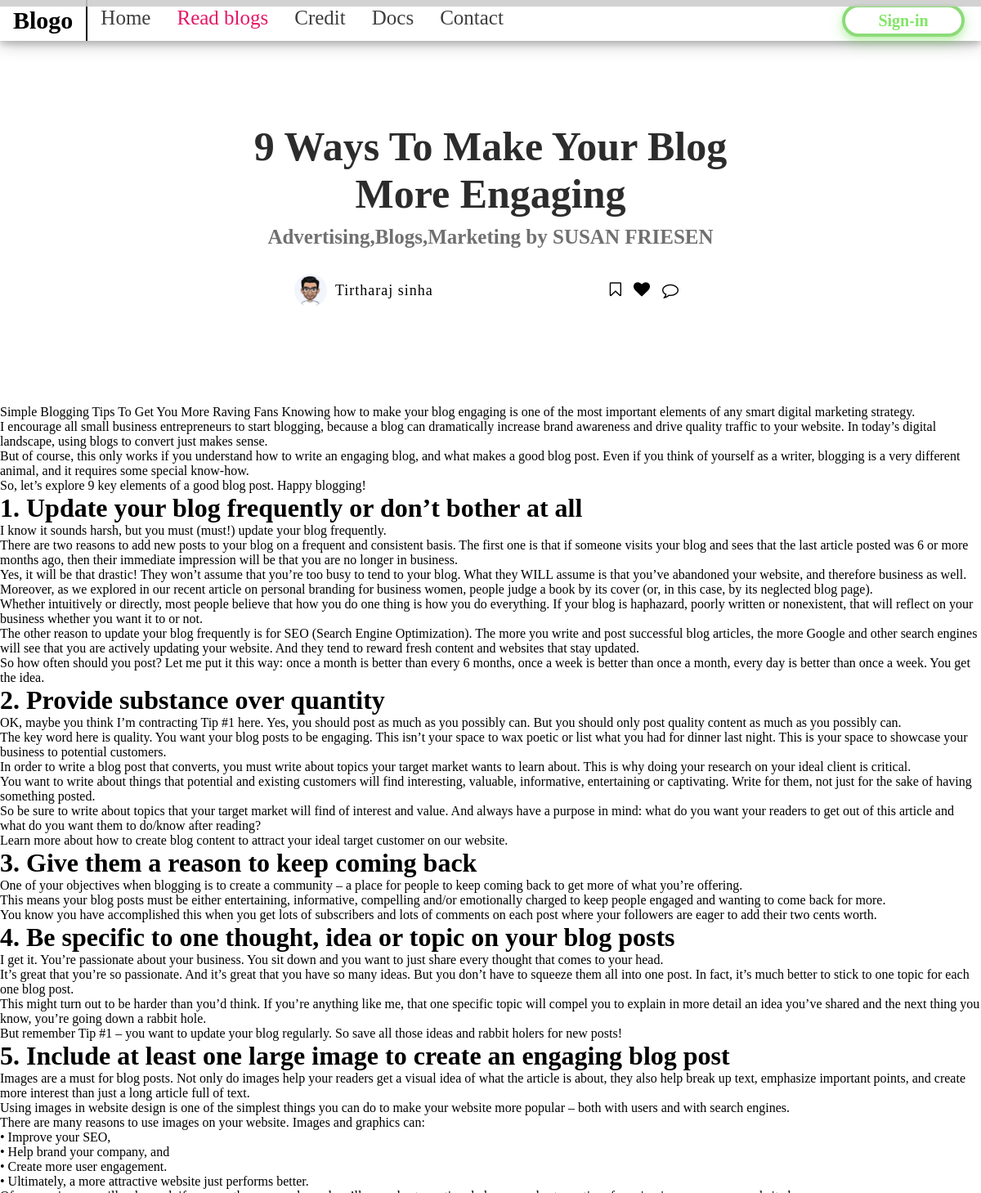
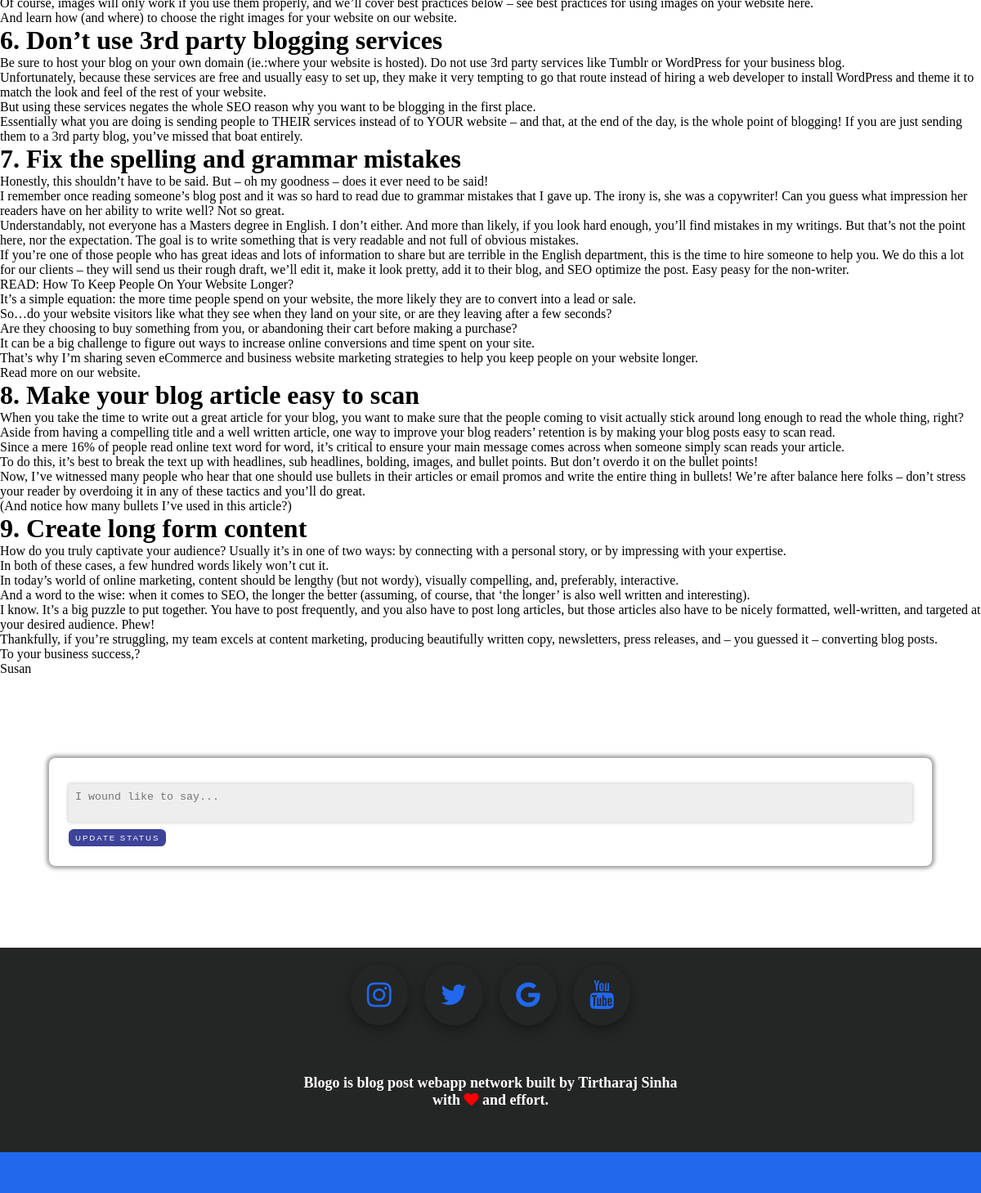
The app's page /blogs/5/ with its own data (2 pictures, top to bottom).
### home/models.py (models this page shows)
class blog(models.Model):
    username = models.CharField(max_length=112)
    title = models.CharField(max_length=112)
    des = models.TextField()
    public = models.CharField(max_length=50, default="public")
    thumb = models.ImageField(
        default="", upload_to="thumbnail")
    blog = models.TextField()
    objects = models.Manager()

class userdetail(models.Model):
    username = models.CharField(max_length=112, unique=True)
    title = models.CharField(max_length=112)
    bio = models.TextField()
    pic = models.ImageField(
        default="", upload_to="profiles")
    website = models.CharField(max_length=112, default="")
    instagram = models.CharField(
        max_length=112, default="")
    twitter = models.CharField(max_length=112, default="")
    objects = models.Manager()

### home/views.py (the view)
# urls.py: path('blogs/', views.blogs, name="blogs"),
def blogs(request, id=-1):
    print(id)
    is_user = "true"
    if request.user.is_anonymous:
        is_user = "false"
    if id == -1:
        public = blog.objects.all().filter(public="public")
        private = blog.objects.all().filter(public="private")
        allblog = blog.objects.all()
        return render(request, "blogs.html", {"is_user": is_user, "public": public, "private": private, "all": allblog})
    try:
        target = blog.objects.get(id=id)
        author_name = target.username
        author = userdetail.objects.get(username=author_name)
        if target.public == "public":
            return render(request, "blogs.html", {"blog_content": target, "author": author, "is_user": is_user})
        else:
            if request.user.is_anonymous:
                return render(request, "blogs.html", {"msg": "please Sign-in To read private", "is_user": is_user})
            else:
                return render(request, "blogs.html", {"blog_content": target,  "author": author, "is_user": is_user})
    except:
        return render(request, "blogs.html", {"msg": "404 : page not found", "is_user": is_user})

### templates/blogs.html (shortened to what this page needs)
<!DOCTYPE html>
<html lang="en">
<head>
    <link rel="stylesheet" href="/static/css/blogs.css" />
    <link rel="stylesheet" href="/static/css/comment.css">
    <link rel="stylesheet" href="/static/css/card_slider.css">
    <link rel="stylesheet" href="https://cdnjs.cloudflare.com/ajax/libs/font-awesome/4.7.0/css/font-awesome.min.css" />
</head>
<body>
    <div class="progress-container">
    </div>
    <div class="nevbar">
        <div id="mySidebar" class="sidebar">
            <h3>Blogo</h3>
            <a href="/">Home</a>
            <a href="/blogs" style="color: rgb(230, 22, 101);">Read blogs</a> {% if is_user == "true" %}<a href="/dashboard">Dashboard</a> {% endif %}
            <a href="#">Credit</a>
            <a href="#">Docs</a>
            <a href="#">Contact</a>
        </div>
         {% if is_user == "false" %}<a href="/login?next={{request.path}}" class="login">Sign-in</a> {% endif %}
    </div>
    <div class="container">
        {% if blog_content %}
        <div class="content">
            <div class="details">
                <h1>{{blog_content.title}}</h1>
                <h4>{{blog_content.des}}</h4>
                <div class="author">
                    <div class="author-details">
                        <img src="{{author.pic.url}}" alt="">
                        <p>{{author.title}}</p>
                    </div>
                    <div class="react">
                        <i class="fa fa-bookmark-o" onclick="color_change(this)"></i>
                        <i class="fa fa-heart" onclick="color_change(this)"></i>
                        <a href="#wrapper"><i class="fa fa-comment-o"></i></a>
                    </div>
                </div>
            </div>
            <div class="blogbody">
                {{ blog_content.blog|safe }}
            </div>
            <div class="comment-box">
                <section id="wrapper">
                    <aside class="card">
                    </aside>
                </section>
            </div>
        </div>
        {% endif %}
    </div>
    <div class="footer">
        <div class="social">
            <a href="#" class="fa fa-instagram"></a>
            <a href="#" class="fa fa-twitter"></a>
            <a href="#" class="fa fa-google"></a>
            <a href="#" class="fa fa-youtube"></a>
        </div>
        <h3>
            Blogo is blog post webapp network built by Tirtharaj Sinha<br /> with <i class="fa fa-heart" style="color: red"></i> and effort.
        </h3>
        <div class="foot"></div>
    </div>
</body>
</html>

### static/css/blogs.css (style rules this page uses)
* { box-sizing: border-box; padding: 0; margin: 0; }
body, html { height: 100%; }
.progress-container { width: 100%; height: 8px; background: rgba(204, 204, 204, 0.884); position: fixed; z-index: 20; margin-top: 0px; }
.nevbar { display: flex; justify-content: space-between; }
#mySidebar { height: 50px; position: fixed; z-index: 10; top: 0; left: 0; transition: 0.5s; padding-top: 10; display: flex; background-color: white; width: 100%; box-shadow: 0 4px 8px 0 rgba(0, 0, 0, 0.2), 0 6px 20px 0 rgba(0, 0, 0, 0.19); }
.sidebar a, h3 { padding: 8px 16px 8px 16px; text-decoration: none; font-size: 25px; color: #3f3e3e; display: block; transition: 0.3s; white-space: nowrap; }
.sidebar h3 { font-size: 30px; color: #000000; border-right: 2px solid black; }
.login { position: fixed; right: 20px; width: 150px; padding: 5px; height: 40px; background-color: transparent; border: 4px solid rgb(141, 219, 121); transition: all 0.4s ease; border-radius: 20px; text-align: center; text-decoration: none; font-size: 20px; font-weight: 600; color: rgb(129, 230, 103); box-shadow: 0 4px 8px 0 rgba(54, 209, 15, 0.2), 0 6px 20px 0 rgba(54, 209, 15, 0.19); margin-top: 5px; z-index: 10; }
.container { margin-top: 50px; }
.footer { width: 100%; background-color: rgb(36, 37, 37); color: white; height: 300px; margin-top: 100px; padding-top: 20px; position: relative; overflow: hidden; }
.footer .social { display: flex; justify-content: center; }
.social a { text-decoration: none; padding: 20px; font-size: 35px; font-weight: 500; display: block; border-radius: 50%; box-shadow: 0 4px 8px 0 rgba(0, 0, 0, 0.2), 0 6px 20px 0 rgba(0, 0, 0, 0.19); margin-left: 10px; margin-right: 10px; color: rgb(33, 104, 236); }
.footer h3 { margin-top: 40px; color: white; text-align: center; font-size: 18px; padding: 20px; white-space: inherit; }
.footer .foot { position: absolute; bottom: 0; width: 100%; background-color: rgb(33, 104, 236); height: 50px; }
.content { width: 100%; display: block; min-height: 100px; margin: 0px; margin-bottom: 100px; }
.content .details { margin-bottom: 100px; }
.content .details h1 { width: 50%; text-align: center; color: rgb(44, 44, 44); font-size: 50px; display: block; margin: auto; margin-top: 150px; }
.content .details h4 { width: 50%; text-align: center; color: rgb(112, 112, 112); display: block; margin: auto; font-size: 25px; margin-top: 10px; margin-bottom: 30px; }
.content .details .author { display: flex; justify-content: space-between; width: 40%; margin: auto; }
.content .details .author .author-details { display: flex; width: 300px; justify-content: left; margin: auto; }
.content .details .author .author-details img { width: 40px; height: 40px; border-radius: 50%; }
.content .details .author .author-details p { color: black; padding: 10px; padding-left: 10px; font-size: 18px; font-weight: 500; letter-spacing: 1px; }
.content .details .author .react { width: 200px; display: flex; justify-content: right; font-size: 20px; padding: 10px; }
.content .details .author .react a { text-decoration: none; color: black; }
.content .details .author .react i { margin-left: 15px; cursor: pointer; }
.blogbody { width: 100%; }

### static/css/comment.css (style rules this page uses)
#wrapper { width: 100%; }
.card { border-radius: 0.5rem; box-shadow: 0px 0px 5px 3px rgba(0, 0, 0, 0.39); padding: 1.5rem; width: 90%; margin: auto; margin-top: 100px; }

### records on screen
blog: title "9 Ways To Make Your Blog More Engaging", des "Advertising,Blogs,Marketing by SUSAN FRIESEN", blog "Simple Blogging Tips To Get You More Raving Fans Knowing how to make your blog engaging is one of the most important elements of any smart digital marketing strategy. I encourage all small business entrepreneurs to start blogging, because a blog can dramatically increase brand awareness and drive quality traffic to your website. In today’s digital landscape, using blogs to convert just makes sense. But of course, this only works if you understand how to write an engaging blog, and what makes a good blog post. Even if you think of yourself as a writer, blogging is a very different animal, and it requires some special know-how. So, let’s explore 9 key elements of a good blog post. Happy…"
userdetail: pic (picture), title "Tirtharaj sinha"
